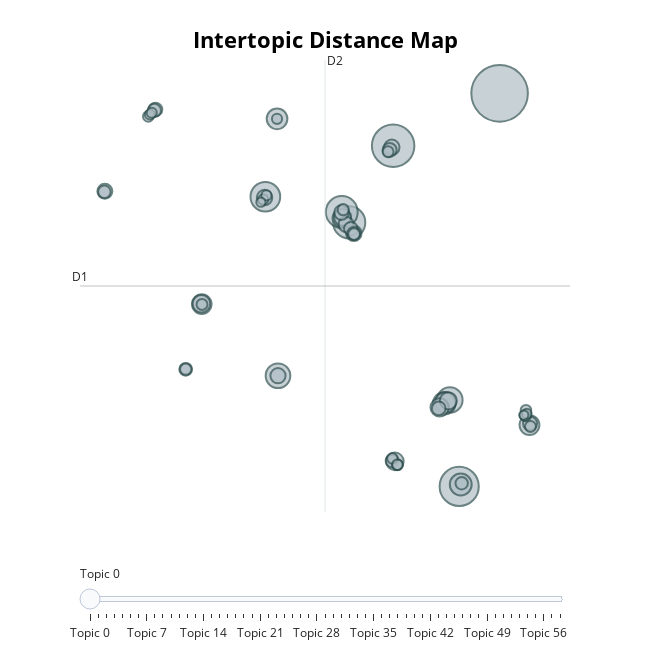

Notebook code cell kept with this figure:
### Code cell
# visualize all topics 
topic_model.visualize_topics()
